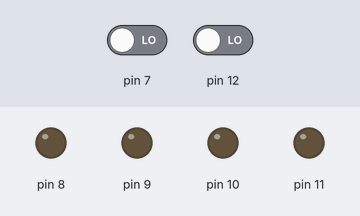
The sketch below on a simulated Arduino Uno, built with avr-gcc and run on an emulated ATmega328P. On the bench: output pins drawn as LEDs (lit = HIGH). Dashed ring = blinking. Inputs (shaded band) come from the test bench; at power-on: pin 7 LOW, pin 12 LOW.

Above: at 1.2 s.
1.3 s: pin 7 driven HIGH
At 1.4 s:
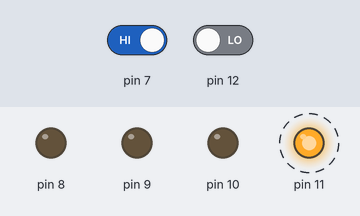
4.3 s: pin 7 driven LOW
At 5.0 s:
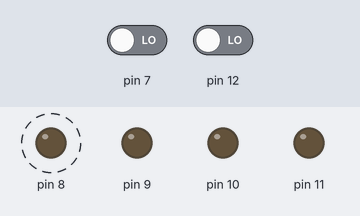
5.8 s: pin 12 driven HIGH
At 6.3 s:
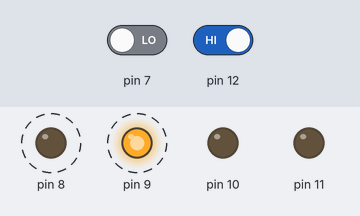
Timing chart, 0 to 14.8 s (numbered marks = the images above; inputs shaded):
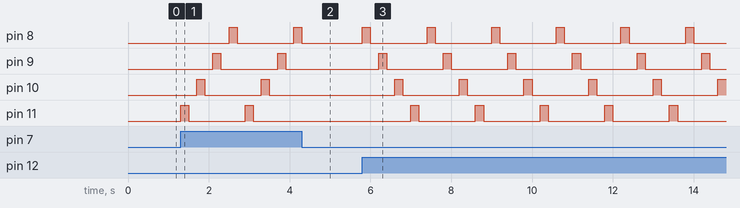

The sketch:

KEY_LEDS.ino
```cpp
/*
 作者:暴走的阿Sai
 时间：2016年9月5日
 发表地址：[url]www.t-firefly.com[/url]
 程序说明：
 通过按键控制LED流水方向
 */
void setup() {
  // 初始化引脚8,9,10,11为输出
  pinMode(8, OUTPUT);
  pinMode(9, OUTPUT);
  pinMode(10, OUTPUT);
  pinMode(11, OUTPUT);

  //初始化2,13引脚为输入
  pinMode(7, INPUT);
  pinMode(12, INPUT);
}

// the loop function runs over and over again forever
void loop() {
  int i,j;//设置变量i与变量j用于循环
  if(digitalRead(12) == HIGH )//检测12引脚为高的时候执行
  {
  for(i=8;i<=11;i++)
   {
    digitalWrite(i, HIGH);   // 设置引脚i为高电平
    delay(200);              // 延迟200毫秒
    digitalWrite(i, LOW);    // 设置引脚i为低电平
    delay(200);              // 延迟200毫秒
   }
  }

  if(digitalRead(7) == HIGH )//检测7引脚为高的时候执行
  {
  for(j=11;j>=8;j--)
   {
    digitalWrite(j, HIGH);   // 设置引脚j为高电平
    delay(200);              // 延迟200毫秒
    digitalWrite(j, LOW);    // 设置引脚j为低电平
    delay(200);              // 延迟200毫秒
   }
  }
}
```

Measured:
- after the input at 1.3 s, pin 8: LOW → HIGH after 1.2 s, → LOW 0.20 s later, → HIGH 1.4 s later; pin 9: alternates HIGH for 0.20 s and LOW for 1.4 s, starting after 0.80 s; pin 10: alternates HIGH for 0.20 s and LOW for 1.4 s, starting after 0.40 s; pin 11: alternates HIGH for 0.20 s and LOW for 1.4 s, starting at once
- after the input at 4.3 s, pin 9: stays LOW (without the input it goes to HIGH after 1.0 s); pin 10: stays LOW (without the input it goes to HIGH after 0.60 s); pin 11: stays LOW (without the input it goes to HIGH after 0.20 s)
- after the input at 5.8 s, pin 8: alternates HIGH for 0.20 s and LOW for 1.4 s, starting at once; pin 9: alternates HIGH for 0.20 s and LOW for 1.4 s, starting after 0.40 s; pin 10: alternates HIGH for 0.20 s and LOW for 1.4 s, starting after 0.80 s; pin 11: alternates HIGH for 0.20 s and LOW for 1.4 s, starting after 1.2 s
